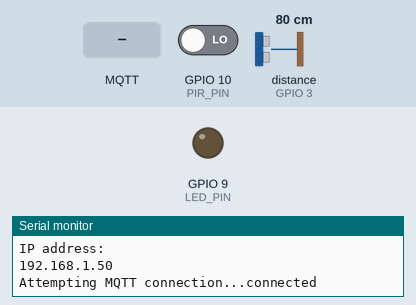
This sketch was run on a simulated ESP32-S3. Parts: output pins drawn as LEDs (lit = HIGH), the last lines printed to the serial monitor. The inputs (shaded band) are chosen by the test bench; at power-on: GPIO 10 (PIR_PIN) LOW, distance to the obstacle (sensor on GPIO 3) 80 cm. The echo pulse lasts 58.3 µs per cm; WiFi joins after 1.5 s; servers stay silent unless stated; a WiFi scan finds three made-up networks; no MQTT or app messages arrive unless stated.

Above: at 4.7 s.
4.8 s: MQTT message "ON" arrives on the first subscribed topic
At 6.8 s:
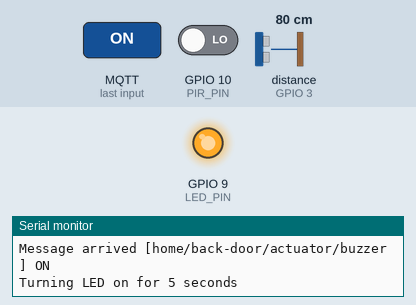
7.1 s: GPIO 10 (PIR_PIN) driven HIGH
11.1 s: MQTT message "1" arrives on the first subscribed topic
12.6 s: MQTT message "on" arrives on the first subscribed topic
14.1 s: GPIO 10 (PIR_PIN) driven LOW
Timing chart, 0 to 16.6 s (numbered marks = the images above; inputs shaded):
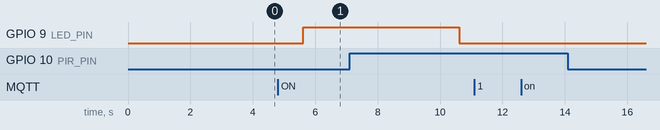

Measured:
- after the input at 4.8 s, GPIO 9 (LED_PIN): LOW → HIGH after 0.81 s

The sketch:

combined_sense.ino
```cpp
#include <WiFi.h>
#include <PubSubClient.h>
#include <Arduino.h>
#include <Ultrasonic.h>

const char* ssid = "Tina's Galaxy A54 5G";
const char* password = "hwvw7kxsaj6728x";
const char* mqtt_server = "192.168.223.218";

// Define pins for the ultrasonic sensor
#define TRIGGER_PIN  2
#define ECHO_PIN     3
#define LED_PIN      9
#define PIR_PIN      10

#define TOPIC_MOTION "home/back-door/sensor/motion"
#define TOPIC_DISTANCE "home/back-door/sensor/ultrasonic"
#define TOPIC_LED "home/back-door/actuator/buzzer"

int pirState = LOW;
int val=0;

// Define an object of the Ultrasonic class
Ultrasonic ultrasonic(TRIGGER_PIN, ECHO_PIN);

WiFiClient espClient;
PubSubClient client(espClient);

void callback(char* topic, byte* payload, unsigned int length) {
  Serial.print("Message arrived [");
  Serial.print(topic);
  Serial.print("] ");
  payload[length] = '\0'; // Null-terminate the payload
  String message = String((char*)payload);
  Serial.println(message);

  if (String(topic) == TOPIC_LED) {
    if (message == "ON") {
      Serial.println("Turning LED on for 5 seconds");
      digitalWrite(LED_PIN, HIGH);
      delay(5000);
      digitalWrite(LED_PIN, LOW);
    }
  }
}

void setup_wifi() {
  Serial.begin(115200);
  delay(10);
  Serial.println("Scanning for available networks...");

  int n = WiFi.scanNetworks();
  Serial.println("Scan complete.");
  if (n == 0) {
    Serial.println("No networks found.");
  } else {
    Serial.print(n);
    Serial.println(" networks found:");
    for (int i = 0; i < n; ++i) {
      Serial.print(i + 1);
      Serial.print(": ");
      Serial.print(WiFi.SSID(i));
      Serial.print(" (");
      Serial.print(WiFi.RSSI(i));
      Serial.println(" dBm)");
      delay(10);
    }
  }
  delay(10);
  Serial.println();
  Serial.print("Connecting to ");
  Serial.println(ssid);
  WiFi.begin(ssid, password);
  int attempts = 0;
  const int maxAttempts = 40; // Try for 20 seconds
  while (WiFi.status() != WL_CONNECTED && attempts < maxAttempts) {
    delay(500);
    Serial.print(".");
    attempts++;
    // Print the Wi-Fi status code
    Serial.print(" Status: ");
    Serial.println(WiFi.status());
  }
  if (WiFi.status() == WL_CONNECTED) {
    Serial.println("");
    Serial.println("WiFi connected");
    Serial.println("IP address: ");
    Serial.println(WiFi.localIP());
  } else {
    Serial.println("");
    Serial.println("Failed to connect to WiFi");
  }
}

void reconnect() {
  while (!client.connected()) {
    Serial.print("Attempting MQTT connection...");
    // Attempt to connect with a client ID
    if (client.connect("ESP32Client")) {
      Serial.println("connected");
      client.subscribe(TOPIC_LED); // Subscribe to the LED topic
    } else {
      Serial.print("failed, rc=");
      Serial.print(client.state());
      Serial.println(" try again in 5 seconds");
      delay(5000);
    }
  }
}

void setup() {
  // Initialize serial communication
  Serial.begin(115200);
  setup_wifi();
  client.setServer(mqtt_server, 1883);
  client.setCallback(callback);
  pinMode(LED_PIN, OUTPUT); // Sets the ledPin as an Output
  pinMode(PIR_PIN, INPUT);
  digitalWrite(LED_PIN, LOW);
}

void loop() {
   if (!client.connected()) {
    reconnect();
  }
  client.loop();

  val = digitalRead(PIR_PIN);  // read input value
  if (val == HIGH) {            // check if the input is HIGH
    if (pirState == LOW) {
      // we have just turned on
      Serial.println("Motion detected!");
      // We only want to print on the output change, not state
      pirState = HIGH;

      // Read the distance from the ultrasonic sensor in centimeters
      float distance = ultrasonic.distanceRead(CM);

      // Print the distance to the serial monitor
      Serial.print("Distance: ");
      Serial.print(distance);
      Serial.println(" cm");

      char distanceStr[10];
      dtostrf(distance, 1, 2, distanceStr);

      if (client.publish(TOPIC_MOTION, "Motion detected") && client.publish(TOPIC_DISTANCE, distanceStr)) {
	      Serial.println("Publish successful");
      } else {
	      Serial.println("Publish failed");
      }
   }
  } else {
    if (pirState == HIGH){
          // we have just turned of
          Serial.println("Motion ended!");
          // We only want to print on the output change, not state
          pirState = LOW;
  }
   // Add a delay before the next reading
  delay(1000); // You can adjust the delay according to your requirements
}
}
```
